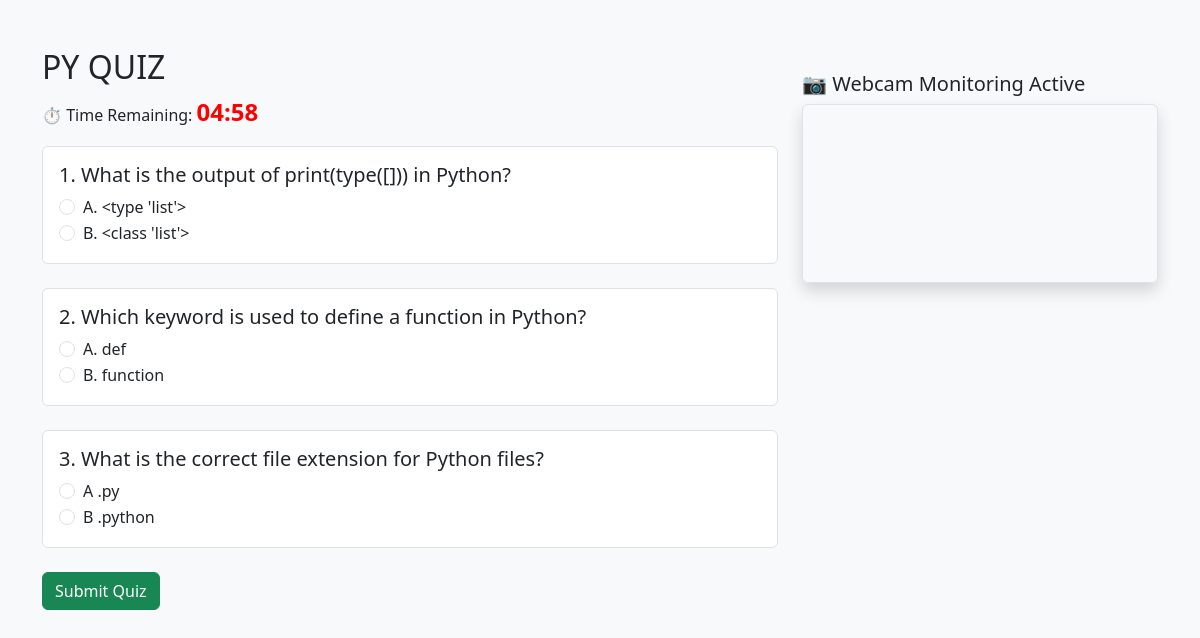
Screenshot of /quiz/2/ (signed in) with the database file from the repository.
### quizzes/models.py (models this page shows, shortened)
class Quiz(models.Model):
    title = models.CharField(max_length=200)
    created_by = models.ForeignKey(User, on_delete=models.CASCADE)
    created_at = models.DateTimeField(auto_now_add=True)

class Question(models.Model):
    quiz = models.ForeignKey(Quiz, on_delete=models.CASCADE)
    text = models.TextField()

class Option(models.Model):
    question = models.ForeignKey(Question, on_delete=models.CASCADE)
    text = models.CharField(max_length=200)
    is_correct = models.BooleanField(default=False)

### quizzes/views.py (the view, shortened to what this page needs)
# urls.py: path('quiz/<int:quiz_id>/', views.take_quiz, name='take_quiz'),
@login_required
def take_quiz(request, quiz_id):
    quiz = get_object_or_404(Quiz, id=quiz_id)
    questions = quiz.question_set.all()
    return render(request, 'quizzes/take_quiz.html', {
        'quiz': quiz,
        'questions': questions,
    })

### quizzes/templates/quizzes/take_quiz.html (shortened to what this page needs)
<!DOCTYPE html>
<html lang="en">
<head>
    <link href="https://cdn.jsdelivr.net/npm/bootstrap@5.3.2/dist/css/bootstrap.min.css" rel="stylesheet">
</head>
<body class="bg-light">
<div class="container mt-5">
    <div class="row">
        <div class="col-md-8">
            <h2>{{ quiz.title }}</h2>
            <p>⏱️ Time Remaining: <span id="timer">05:00</span></p>
            <form method="post">
                {% for question in questions %}
                    <div class="mb-4 p-3 border rounded bg-white">
                        <h5>{{ forloop.counter }}. {{ question.text }}</h5>
                        {% for option in question.option_set.all %}
                            <div class="form-check">
                                <input class="form-check-input" type="radio" name="{{ question.id }}" value="{{ option.id }}" id="option{{ option.id }}">
                                <label class="form-check-label" for="option{{ option.id }}">
                                    {{ option.text }}
                                </label>
                            </div>
                        {% endfor %}
                    </div>
                {% endfor %}
                <button type="submit" class="btn btn-success">Submit Quiz</button>
            </form>
        </div>
        <div class="col-md-4">
            <div class="mt-4">
                <h5>📷 Webcam Monitoring Active</h5>
                <video id="webcam" width="100%" height="auto" autoplay playsinline class="border rounded shadow"></video>
            </div>
        </div>
    </div>
</div>
</body>
</html>

### quizzes/templates/quizzes/take_quiz.html (style rules this page uses)
#timer { font-size: 1.5rem; font-weight: bold; color: red; }

### rows the page displays
Quiz: title "PY QUIZ"
Question: text "What is the output of print(type([])) in Python?"
Option: text "A. <type 'list'>"
Option: text "B. <class 'list'>"
Question: text "Which keyword is used to define a function in Python?"
Option: text "A. def"
Option: text "B. function"
Question: text "What is the correct file extension for Python files?"
Option: text "A .py"
Option: text "B .python"
